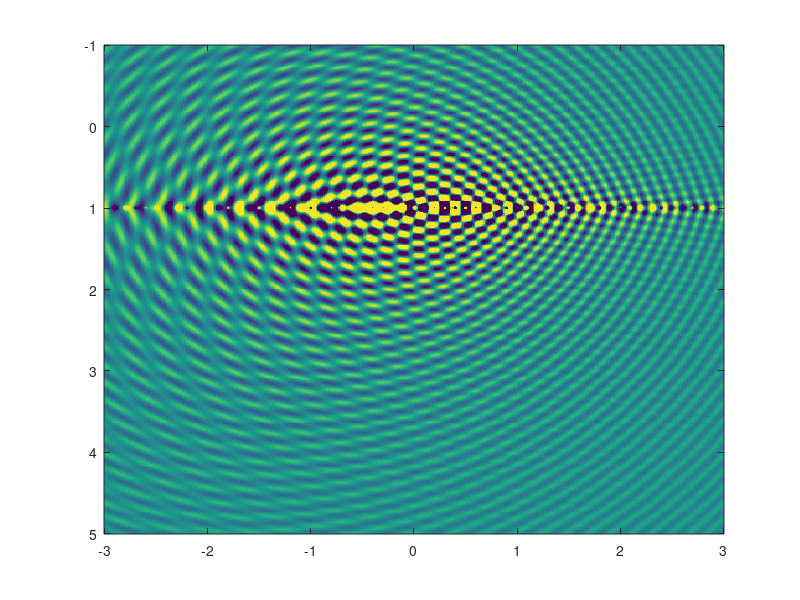

Write the MATLAB code that produced this figure. (Note: this script raises an error after producing the figure.)
%%%%%%%%%%%%%%%%%%%%%%%%%%%%%%%%%%%%%%%%%%%%%%%%%%%%%%%%%%%%%%%%%%%%%%%%%%%
% This work is supplementary material for the book                        %
%                                                                         %
% Jens Ahrens, Analytic Methods of Sound Field Synthesis, Springer-Verlag %
% Berlin Heidelberg, 2012, http://dx.doi.org/10.1007/978-3-642-25743-8    %
%                                                                         %
% It has been downloaded from http://soundfieldsynthesis.org and is       %
% licensed under a Creative Commons Attribution-NonCommercial-ShareAlike  %
% 3.0 Unported License. Please cite the book appropriately if you use     %
% these materials in your own work.                                       %
%                                                                         %
% (c) 2012 by Jens Ahrens                                                 %
%%%%%%%%%%%%%%%%%%%%%%%%%%%%%%%%%%%%%%%%%%%%%%%%%%%%%%%%%%%%%%%%%%%%%%%%%%%

clear;

v     = 120; 
f     = 2000; 
t     = 0;
c     = 343; 
omega = 2*pi*f;
M     = v / c;
dx_0  = 0.1;
d_ref = 1;

% create spatial grid
X        = linspace( -3, 3, 500 );
Y        = linspace( -1, 5, 500 );
[ x, y ] = meshgrid( X, Y );
z        = 0;

% initialize s
s = zeros( size( x ) );

y_0 = 1;
z_0 = 0;

% loop over secondary sources (Eq. (5.68))
for x_0 = -5 : dx_0 : 5

    disp( [ 'Processing secondary source at x_0 = ' num2str( x_0, '%0.1f' ) ' m.' ] ); 
    
    r_0 = sqrt( ( x - x_0 ).^2 + ( y - y_0 ).^2 + ( z - z_0 ).^2  );
    
    % Eq. (5.58) and (5.69)
    Delta = sqrt( ( x_0 - v * ( t - r_0/c ) ).^2  + ( y_0.^2 + z_0.^2 ) .* ( 1 - M^2 ) );

    % Eq. (5.57) and (5.69)
    tau = ( M .* ( x_0 - v * ( t - r_0/c ) ) + Delta ) / ( c * ( 1 - M^2 ) );

    % Eq. (5.66), (5.69), and (3.93)
    d = sqrt( 2*pi*d_ref / ( 1i * omega/c ) ) .* 2 * y_0 ./ Delta .* ...
        ( ( 1 - M^2 ) ./ Delta + 1/c * 1i*omega ) .* exp( 1i .* omega .* ( t - r_0/c - tau ) ) ./ Delta;
    s = s + 1 / (4*pi) .* d ./ r_0;

end
    
% normalize
s = s ./ abs( s( end/2, end/2 ) );

figure;
imagesc( X, Y, real( s ), [ -1.5 1.5 ] );
turn_imagesc;
axis square;
colormap gray;

hold on;
% plot secondary source
plot( ( -3 : dx_0 : 3 ), y_0, 'kx' )
% plot position of virtual source
plot( 0, 0, 'k.' )
hold off;

xlabel( 'x (m)' )
ylabel( 'y (m)' )

graph_defaults;
